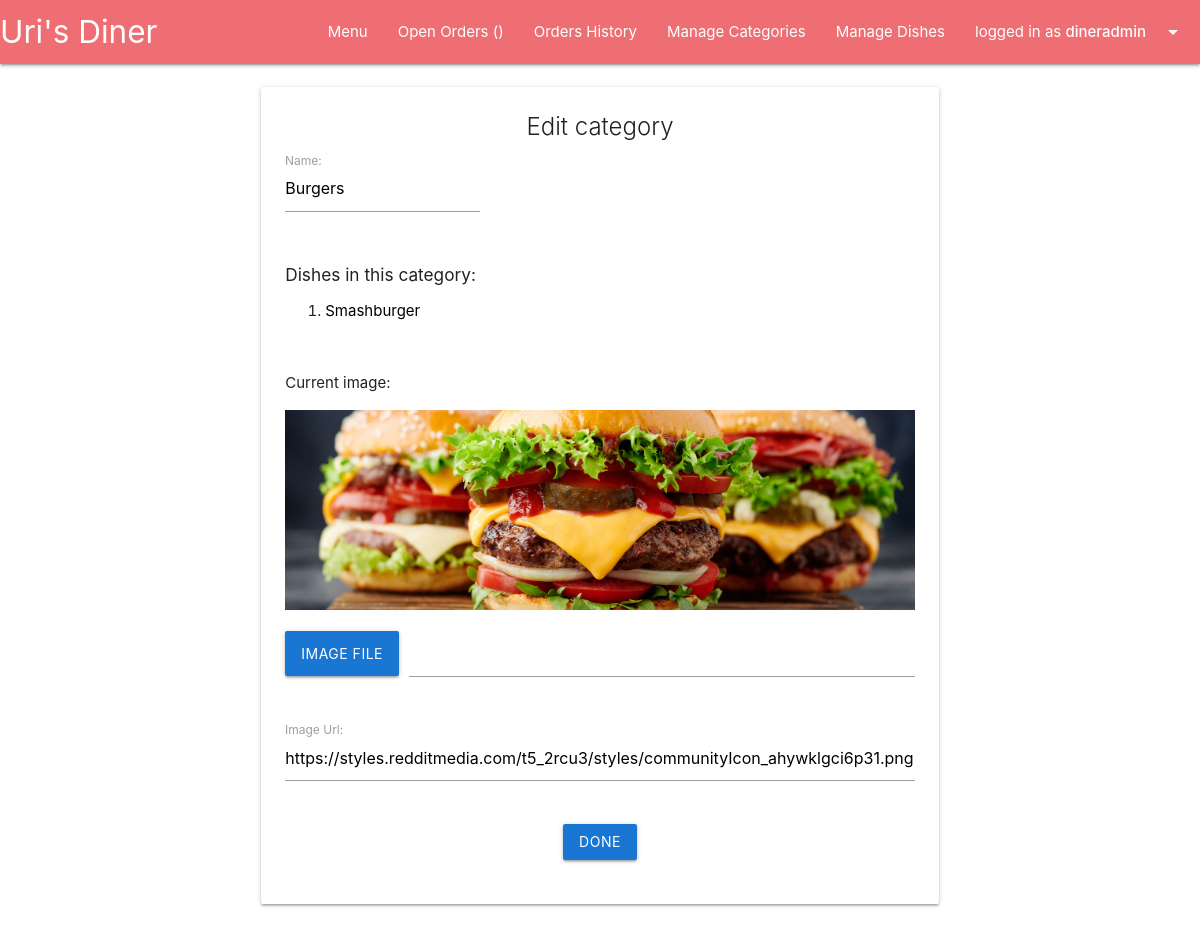
The page /backoffice/categories/edit/5 (signed in) on the database as committed earlier.
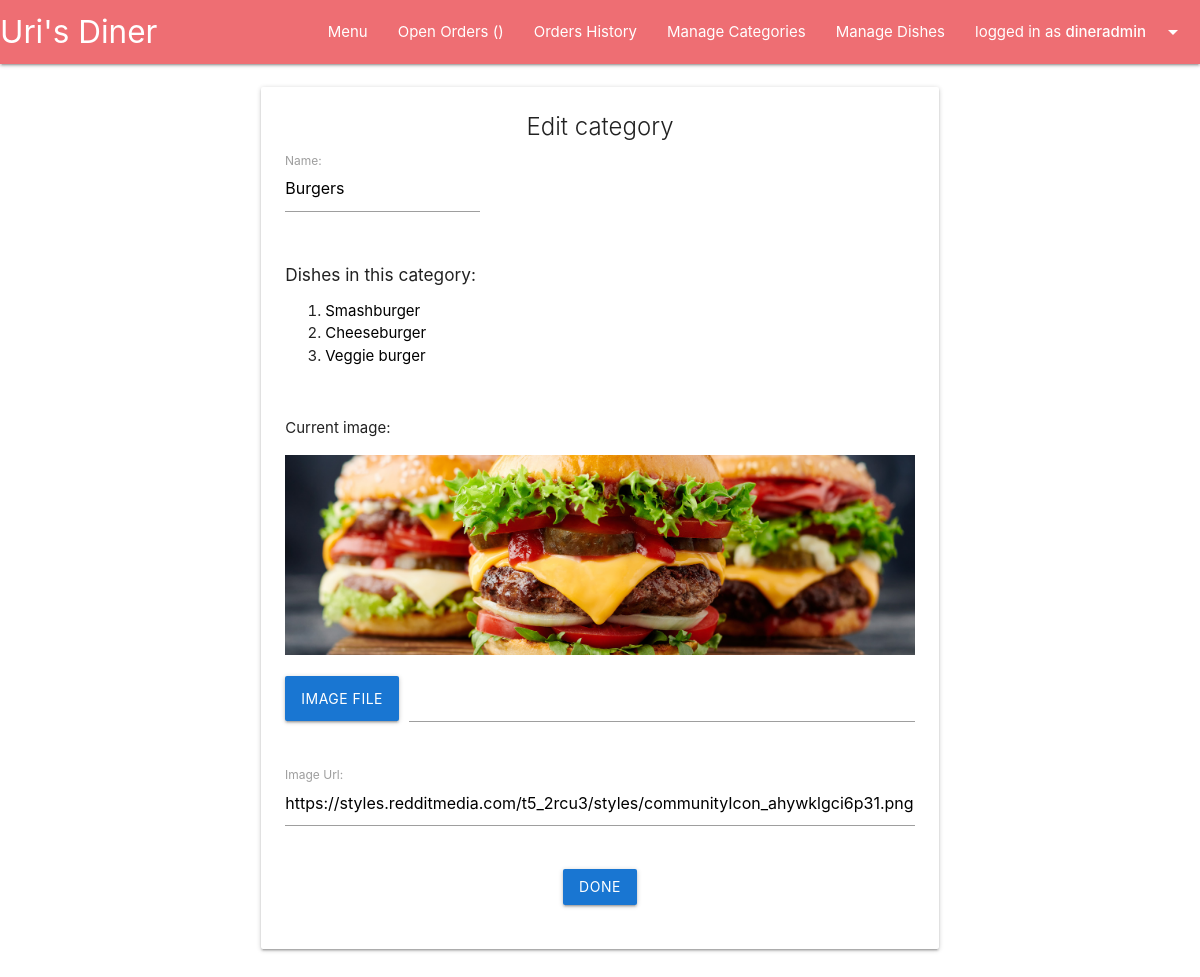
The same page on the database as committed later.
### main/models.py (models this page shows, shortened)
class Dish(models.Model):
    name = models.CharField(max_length=100, blank=False)
    price = models.DecimalField(max_digits=5, decimal_places=2, blank=False)
    description = models.CharField(max_length=500, blank=False)
    is_gluten_free = models.BooleanField(default=False)
    is_vegeterian = models.BooleanField(default=False)
    category = models.ForeignKey(Category, on_delete=models.CASCADE, limit_choices_to={'is_deleted':False})
    is_deleted = models.BooleanField(default=False)
    image_Url = models.TextField(null=True, blank=True)
    image_file = models.ImageField(upload_to=dish_image_path, null=True, blank=True)

### manage_categories/views.py (the view)
# urls.py: path('edit/<int:id>', views.edit_category, name="edit_category"),
@staff_member_required(login_url='backoffice_login')
def edit_category(request, id):
    try:
        category = Category.objects.get(id=id)
    except:
        return redirect('show_categories')
    form = CategoryForm(instance=category)
    if request.method == 'POST':
        form = CategoryForm(request.POST, request.FILES, instance=category)
        if form.is_valid():
            form.save()
            return redirect('show_categories')
    return render(request, 'manage_categories/edit_category.html', {'form':form, 'category':category})

### main/forms.py
class CategoryForm(ModelForm):
    template_name = "forms/CategoryForm.html"
    class Meta:
        model = Category
        fields = ['name', 'image_file', 'image_Url']
        help_texts = {
            'image_Url': 'Image upload is preferred and will take precedence if both an image URL and a file is supplied.'
        }
        widgets = {
            'image_file': forms.FileInput(),
            'image_Url': forms.TextInput()
        }

### main/context_processors.py (called while the page is built)
def site_wide_data(request):
    try:
        data = {
        'open_orders_number' : len(Cart.objects.filter(delivery__is_delivered=False)),
        'my_open_orders_number' : len(Delivery.objects.filter(order__user=request.user).filter(is_delivered=False)),
        'my_cart_items_number' : len(User.objects.get(id=request.user.id).cart_set.last().item_set.all())
        }
    except:
        data = {}
    return data

### manage_categories/templates/manage_categories/edit_category.html (shortened to what this page needs)
{% extends 'layouts/manage_categories.html' %}
{% block categories-content %}
<div class="col l10 offset-l1">
  <div class="section">
    <div class="card">
      <div class="card-content">
        <div class="center-align">
          <strong class="card-title">Edit category</strong>
        </div>
        <form action="{% url 'edit_category' id=category.id %}" method="POST" enctype="multipart/form-data" novalidate>
          {{form}}
          <div class="row">
            <div class="col l12 center-align">
              <input class="btn" type="submit" value="Done">
            </div>
          </div>
        </form>
      </div>
    </div>
  </div>
</div>
{% endblock categories-content %}

### templates/forms/CategoryForm.html (shortened to what this page needs)
<div class="row">
  <div class="col l4">
    <div class="input-field">
      {{form.name.label_tag}}{{form.name}}
    </div>
  </div>
</div>
{% if form.instance.id != None %}
<div class="row">
  <div class="col l12">
    <div>
      <h6>Dishes in this category:</h6>
      <ol>
      {% for dish in form.instance.dish_set.all %}
      {% if dish.is_deleted == False %}
      <li><a href="{% url 'edit_dish' id=dish.id %}">{{dish.name}}</a></li>
      {% endif %}
      {% endfor %}
    </ol>
    </div>
  </div>
</div>
{% endif %}
<div class="row">
  <div class="col l12">
    {% if form.instance.id != None %}
    <div class="section">
      <p>Current image:</p>
    </div>
    <div>
      {% if form.instance.image_file %}
      <img class="category-img" src="{{form.instance.image_file.url}}" alt="">
      {% else %}
      <img class="category-img" src="{{form.instance.image_Url}}" alt="">
      {% endif %}
    </div>
    {% endif %}
    <div class="file-field input-field">
      <div class="btn"><span>{{form.image_file.label}}</span></div>
      <div class="file-path-wrapper">
        <input class="file-path validate" type="text">
      </div>
    </div>
  </div>
</div>
<div class="row">
  <div class="col l12">
    <div class="input-field tooltipped" data-position="bottom"
      data-tooltip="{{form.image_Url.help_text}}">
      {{form.image_Url.label_tag}} {{form.image_Url}}
    </div>
  </div>
</div>

Rows that differ between the two databases and show on the page:
added Dish: name "Cheeseburger"
added Dish: name "Veggie burger"
